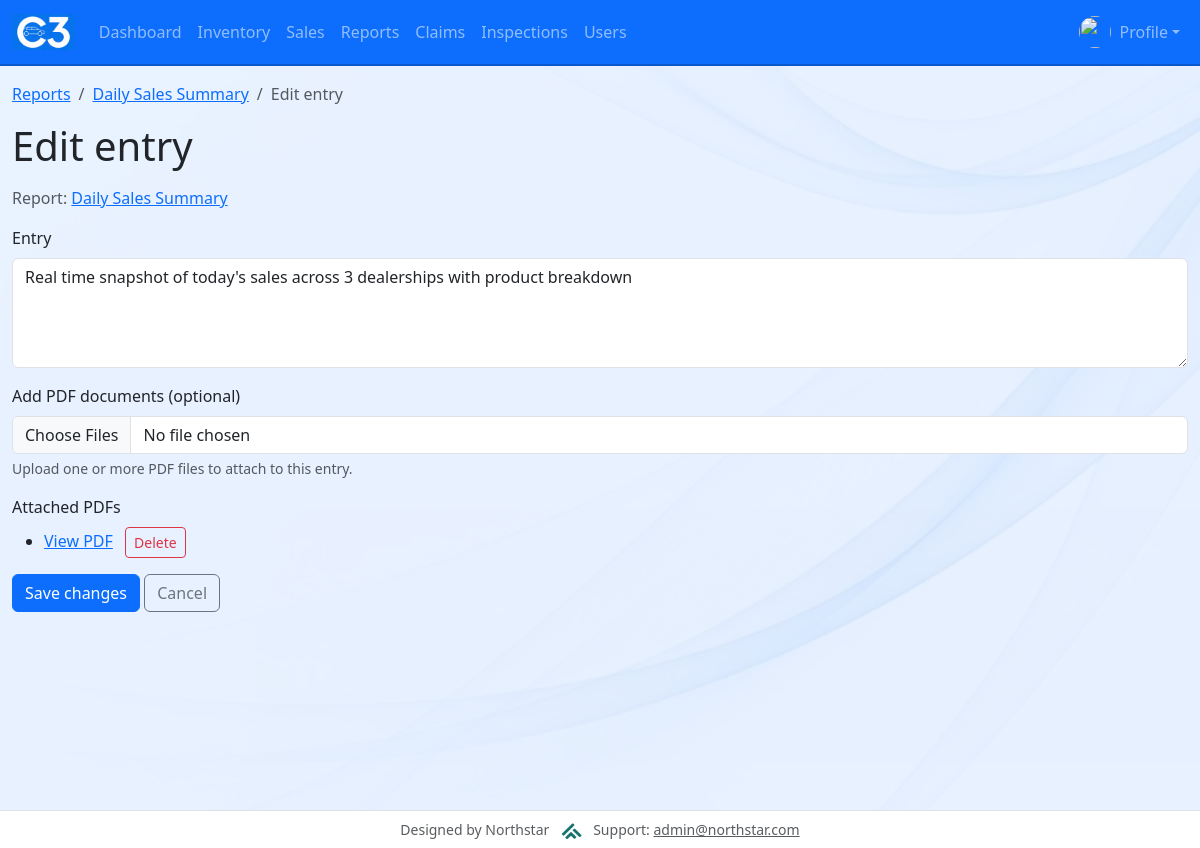
The page /home/entry/1/edit/ (signed in) on the database its author committed.
### Dashboard/models.py (models this page shows, shortened)
class Report(models.Model):
    text = models.CharField(max_length=200)
    date_added = models.DateTimeField(auto_now_add=True)

class Entry(models.Model):
    Report = models.ForeignKey(Report, on_delete=models.CASCADE)
    text = models.TextField()
    date_added = models.DateTimeField(auto_now_add=True)
    class Meta:
        verbose_name_plural = 'Entries'

class EntryDocument(models.Model):
    entry = models.ForeignKey(Entry, on_delete=models.CASCADE, related_name="documents")
    file = models.FileField(upload_to="entry_docs/")
    uploaded_at = models.DateTimeField(auto_now_add=True)
    class Meta:
        ordering = ["-uploaded_at", "-id"]

### Dashboard/views.py (the view, shortened to what this page needs)
# urls.py: path("entry/<int:entry_id>/edit/", views.edit_entry, name="edit_entry"),
def edit_entry(request, entry_id):
    entry = get_object_or_404(Entry, id=entry_id)
    report = entry.Report
    if request.method != "POST":
        form = EntryForm(instance=entry)
    context = {"entry": entry, "report": report, "form": form, "can_delete_reports": _is_management(request.user)}
    return render(request, "Dashboard/edit_entry.html", context)

### Dashboard/forms.py
class EntryForm(forms.ModelForm):
    class Meta:
        model = Entry
        fields = ["text"]
        labels = {"text": "Entry"}
        widgets = {
            "text": forms.Textarea(
                attrs={"class": "form-control", "rows": 4, "placeholder": "Enter entry text..."}
            )
        }

### Dashboard/views.py (called while the page is built)
def _is_management(user):
    if not user.is_authenticated:
        return False
    return user.groups.filter(name="Management").exists()

### Dashboard/templates/Dashboard/edit_entry.html (shortened to what this page needs)
{% extends "Dashboard/base.html" %}
{% block content %}
<nav aria-label="breadcrumb" class="mb-2">
	<ol class="breadcrumb">
		<li class="breadcrumb-item"><a href="{% url 'Dashboard:Reports' %}">Reports</a></li>
		<li class="breadcrumb-item"><a href="{% url 'Dashboard:report' report.id %}">{{ report.text }}</a></li>
		<li class="breadcrumb-item active" aria-current="page">Edit entry</li>
	</ol>
</nav>
<h1 class="mb-3">Edit entry</h1>
<p class="text-muted">Report: <a href="{% url 'Dashboard:report' report.id %}">{{ report.text }}</a></p>
<form action="{% url 'Dashboard:edit_entry' entry.id %}" method="post" enctype="multipart/form-data">
	<div class="mb-3">
		<label for="id_text" class="form-label">{{ form.text.label }}</label>
		{{ form.text }}
	</div>
	<div class="mb-3">
		<label for="id_documents" class="form-label">Add PDF documents (optional)</label>
		<input id="id_documents" type="file" name="documents" accept="application/pdf,.pdf" multiple class="form-control">
		<div class="form-text">Upload one or more PDF files to attach to this entry.</div>
	</div>
	{% if entry.documents.all %}
	<div class="mb-3">
		<div class="form-label">Attached PDFs</div>
		<ul class="mb-0">
			{% for doc in entry.documents.all %}
			<li class="text-nowrap">
				<a href="{% url 'Dashboard:entry_document_inline' doc.id %}" target="_blank" rel="noopener">View PDF</a>
				{% if can_delete_reports %}
					<form method="post" action="{% url 'Dashboard:delete_entry_document' doc.id %}" class="d-inline" onsubmit="return confirm('Delete this PDF?');">
						<button type="submit" class="btn btn-sm btn-outline-danger ms-2">Delete</button>
					</form>
				{% endif %}
			</li>
			{% endfor %}
		</ul>
	</div>
	{% endif %}
	<button type="submit" class="btn btn-primary">Save changes</button>
	<a href="{% url 'Dashboard:report' report.id %}" class="btn btn-outline-secondary">Cancel</a>
</form>
{% endblock content %}

### static/css/theme.css (style rules this page uses)
:root { --theme-primary: #0d6efd; --theme-primary-dark: #0a58ca; --theme-light: #e7f1ff; --theme-white: #ffffff; }
body { background-color: var(--theme-white); background-image: url("/static/images/background.png"); background-size: cover; background-position: center; background-repeat: no-repeat; background-attachment: fixed; color: #212529; }
.btn-primary { background-color: var(--theme-primary); border-color: var(--theme-primary); }
a { color: var(--theme-primary); }

### rows shown on the page
Report: text "Daily Sales Summary"
Entry: text "Real time snapshot of today's sales across 3 dealerships with product breakdown"
EntryDocument: shows "Delete"
